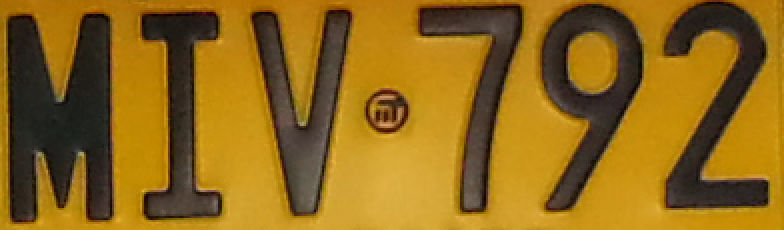
#> input picture Clase_I_Umbral_Histograma_Proyecciones/placa.png, 784 x 230 px, found by its file name
$ jupyter execute Example_Placa.ipynb   (shell and % lines are left out)
#> lines starting #> are read from the running program, lines starting #| are printed output that depends on the picture
[cell 1]
from matplotlib import pyplot as plt
import cv2
from google.colab.patches import cv2_imshow
import numpy as np

[](https://colab.research.google.com/drive/1_L10Mn_uUyk70W1wJyWBrzPy47GTIkvX)

[cell 2]
placaRGB = cv2.imread('/content/drive/My Drive/2019-2/PDI/placa.png')
#> placaRGB is the input picture: shape (230, 784, 3); mean B, G, R 25.5, 104.7, 142.8

[cell 3]
placaRGB.shape
#> Out = (230, 784, 3)

[cell 4]
cv2_imshow(placaRGB)

[cell 5]
placaBW= cv2.cvtColor(placaRGB, cv2.COLOR_RGB2GRAY)
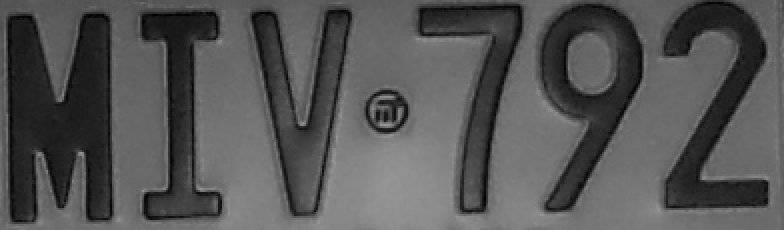
#> placaBW: shape (230, 784); min 1, max 153, mean 85.3

[cell 6]
cv2_imshow(placaBW)

[cell 7]
placa_bw_neg = 255 - placaBW
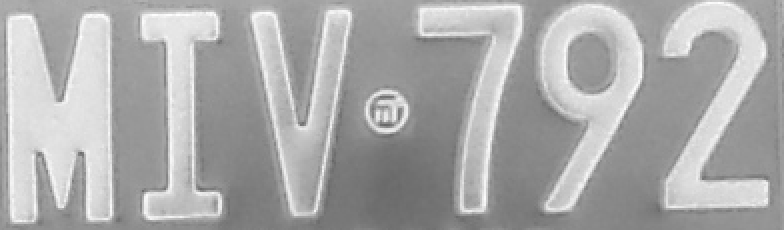
#> placa_bw_neg: shape (230, 784); min 102, max 254, mean 169.7

[cell 8]
cv2_imshow(placa_bw_neg)

[cell 9]
proy_horizontal = np.sum(placa_bw_neg,axis=1)
#> proy_horizontal = 230 values, max 153224 at index 16, min 104078 at index 224, mean 133012
plt.plot(proy_horizontal)
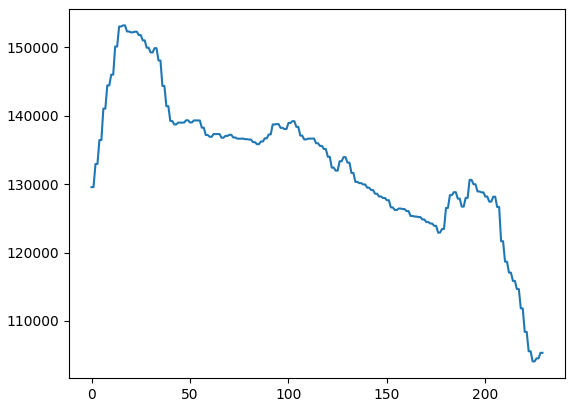
#> figure drawn by matplotlib, 1 panel; curve peaks at x = 16, y = 153224

[cell 10]
linea_1 = placa_bw_neg[0:240,:]
cv2_imshow(linea_1)

[cell 11]
proy_vertical = np.sum(linea_1,axis=0)
#> proy_vertical = 784 values, max 53026 at index 10, min 31000 at index 414, mean 39021.4
plt.plot(proy_vertical)
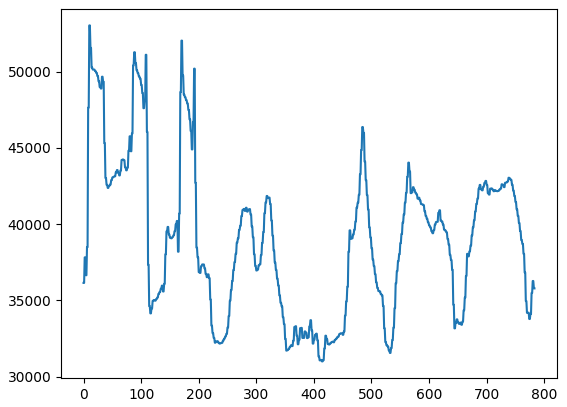
#> figure drawn by matplotlib, 1 panel; curve peaks at x = 10, y = 53026

[cell 12]
cv2_imshow(linea_1[:,0:120])

[cell 13]
cv2_imshow(linea_1[:,120:250])

[cell 14]
cv2_imshow(linea_1[:,250:360])

[cell 15]
cv2_imshow(linea_1[:,410:530])

[cell 16]
cv2_imshow(linea_1[:,530:660])

[cell 17]
cv2_imshow(linea_1[:,660:])

[cell 18]
cv2_imshow(placaRGB)

[cell 19]
cv2_imshow(placaRGB[0:240,0:120,:])
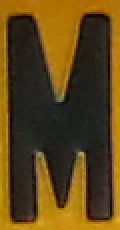
#> shown: shape (230, 120, 3); mean B, G, R 22.5, 68.9, 92.5
cv2_imshow(placaRGB[0:240:,120:250,:])
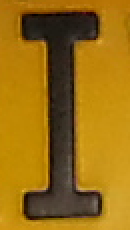
#> shown: shape (230, 130, 3); mean B, G, R 18.6, 109.8, 152.5
cv2_imshow(placaRGB[0:240:,250:360,:])
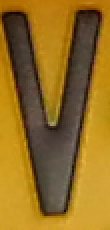
#> shown: shape (230, 110, 3); mean B, G, R 34.8, 108.8, 145.8
cv2_imshow(placaRGB[0:240:,410:530:])
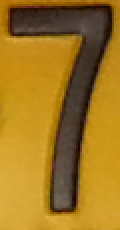
#> shown: shape (230, 120, 3); mean B, G, R 33, 118.6, 160.1
cv2_imshow(placaRGB[0:240:,530:660,:])
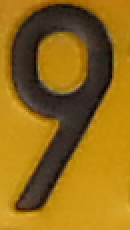
#> shown: shape (230, 130, 3); mean B, G, R 24.5, 107.1, 146.7
cv2_imshow(placaRGB[0:240:,660:,:])
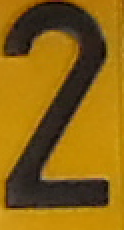
#> shown: shape (230, 124, 3); mean B, G, R 18.1, 100.3, 138.8

$ run again, with Clase_I_Umbral_Histograma_Proyecciones/arroz.png copied over Clase_I_Umbral_Histograma_Proyecciones/placa.png
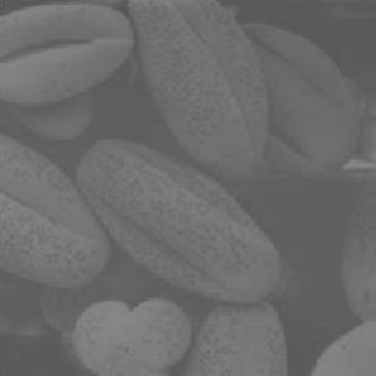
#> input picture Clase_I_Umbral_Histograma_Proyecciones/arroz.png, 376 x 376 px, found by its file name
#> placaRGB is the input picture: shape (376, 376, 3); min 81, max 136, mean 107.7
#> proy_horizontal = 376 values, max 58550 at index 2, min 53274 at index 333, mean 55384.7
#> `linea_1 = placa_bw_neg[0:240,:]`:
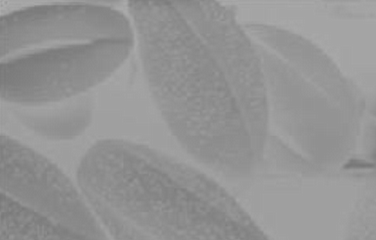
#> linea_1: shape (240, 376); min 119, max 174, mean 147.9
#> proy_vertical = 376 values, max 37624 at index 270, min 33135 at index 1, mean 35484
#> `cv2_imshow(placaRGB[0:240:,250:360,:])`:
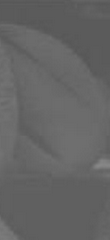
#> shown: shape (240, 110, 3); min 86, max 135, mean 100.4
